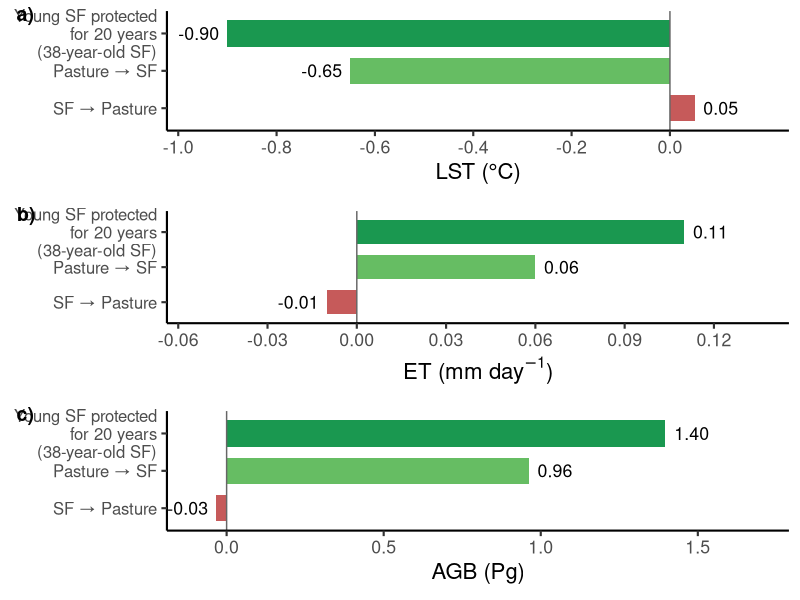
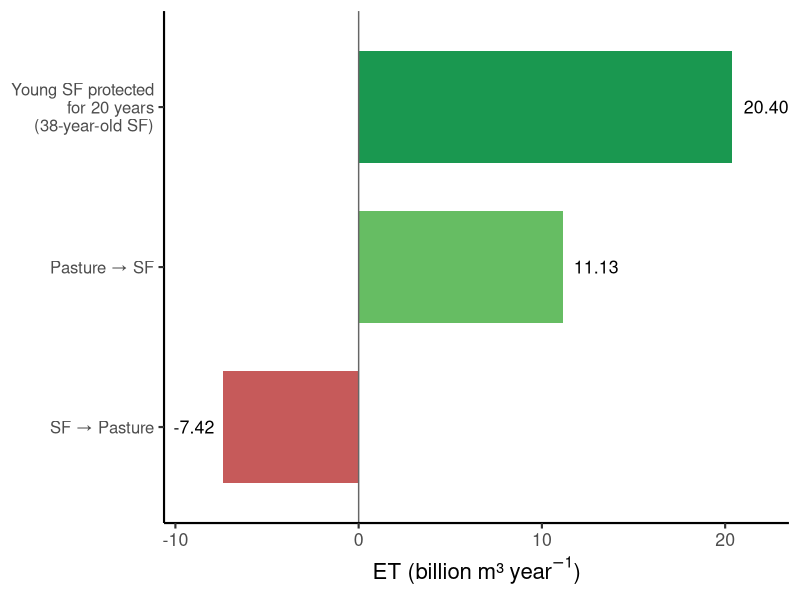
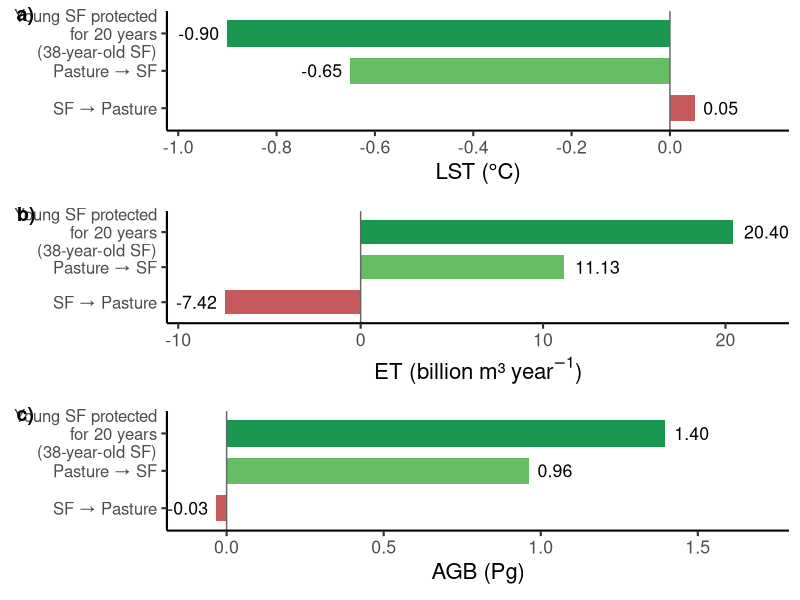

Reproduce these figures in R, in order.
#Elias Scenary Graphs
#Author: Fernando ELias
#Updated by Eduardo Q Marques 27-10-2026

### Figuras dos cenarios
library(tidyverse)
library(patchwork)
require(ggpubr)

df <- tibble(
  Scenario = factor(
    c(
      "SF → Pasture",
      "Pasture → SF",
      "Young SF protected\nfor 20 years\n(38-year-old SF)"
    ),
    levels = c(
      "SF → Pasture",
      "Pasture → SF",
      "Young SF protected\nfor 20 years\n(38-year-old SF)"
    )
  ),
  LST = c(
    0.05,
    -0.65,
    -0.90
  ),
  ETm3 = c(
    -7.42,
    11.13,
    20.4 
  ),
  ET = c(
    -0.01,
    0.06,
    0.11
  ),
  AGB = c(
    -0.03223,
    0.962,
    1.397
  )
)

#---------------------------------
# Colors
#---------------------------------

cols <- c(
  "SF → Pasture" = "#C65A5A",
  "Pasture → SF" = "#66BD63",
  "Young SF protected\nfor 20 years\n(38-year-old SF)" = "#1A9850"
)

#---------------------------------
# Panel A - LST
#---------------------------------

p1 <- ggplot(df, aes(x = Scenario,
                     y = LST,
                     fill = Scenario)) +
  
  geom_col(width = 0.7) +
  
  geom_hline(yintercept = 0,
             linewidth = 0.5,
             colour = "grey40") +
  
  geom_text(
    aes(label = sprintf("%.2f", LST)),
    hjust = ifelse(df$LST > 0, -0.25, 1.20),
    size = 4.5) +
  
  coord_flip() +
  
  scale_fill_manual(values = cols) +
  
  scale_y_continuous(
    limits = c(-1.0, 0.15),
    breaks = seq(-1.0, 0.1, by = 0.2),
    expand = expansion(mult = c(0.02, 0.08))) +
  
  labs(
    x = NULL,
    y = expression("LST (°C)")) +
  
  theme_classic(base_size = 16) +
  
  theme(
    legend.position = "none",
    axis.text.y = element_text(size = 12),
    axis.title.y = element_blank())

#---------------------------------
# Panel B - ET
#---------------------------------

p2 <- ggplot(df, aes(x = Scenario,
                     y = ET,
                     fill = Scenario)) +
  
  geom_col(width = 0.7) +
  
  geom_hline(yintercept = 0,
             linewidth = 0.5,
             colour = "grey40") +
  
  geom_text(aes(label = sprintf("%.2f", ET)),
            hjust = ifelse(df$ET > 0, -0.25, 1.20),
            size = 4.5) +
  
  coord_flip() +
  
  scale_fill_manual(values = cols) +
  
  scale_y_continuous(
    limits = c(-0.06, 0.13),
    breaks = seq(-0.06, 0.12, by = 0.03),
    expand = expansion(mult = c(0.02, 0.08))) +
  
  labs(
    x = NULL,
    y = expression("ET (mm day"^{-1}*")")) +
  
  theme_classic(base_size = 16) +
  
  theme(legend.position = "none",
        axis.text.y = element_text(size = 12),
        axis.title.y = element_blank())

#---------------------------------
# Panel C - ABG
#---------------------------------

p3 <- ggplot(df, aes(x = Scenario,
                     y = AGB,
                     fill = Scenario)) +
  
  geom_col(width = 0.7) +
  
  geom_hline(yintercept = 0,
             linewidth = 0.5,
             colour = "grey40") +
  
  geom_text(aes(label = sprintf("%.2f", AGB)),
            hjust = ifelse(df$AGB > 0, -0.25, 1.20),
            size = 4.5) +
  
  coord_flip() +
  
  scale_fill_manual(values = cols) +
  
  scale_y_continuous(limits = c(-0.1, 1.7),
                     #breaks = seq(-0.06, 0.12, by = 0.03),
                     #expand = expansion(mult = c(0.02, 0.08))
  ) +
  
  labs(
    x = NULL,
    y = expression("AGB (Pg)")) +
  
  theme_classic(base_size = 16) +
  
  theme(legend.position = "none",
        axis.text.y = element_text(size = 12),
        axis.title.y = element_blank())
#---------------------------------
# Combine panels
#---------------------------------
fig <- ggarrange(p1, p2, p3, 
                 ncol = 1,
                 nrow = 3,
                 labels = c('a)', 'b)', 'c)'),   
                 label.x = 0.01, 
                 align = c("v"),
                 common.legend = F); fig

#Version with Cubic metrics ----------------------------------------------------
#---------------------------------
# Panel B - ET
#---------------------------------

p2b <- ggplot(df, aes(x = Scenario,
                      y = ETm3,
                      fill = Scenario)) +
  
  geom_col(width = 0.7) +
  
  geom_hline(yintercept = 0,
             linewidth = 0.5,
             colour = "grey40") +
  
  geom_text(aes(label = sprintf("%.2f", ETm3)),
            hjust = ifelse(df$ET > 0, -0.25, 1.20),
            size = 4.5) +
  
  coord_flip() +
  
  scale_fill_manual(values = cols) +
  
  scale_y_continuous(
    limits = c(-10, 21),
    expand = expansion(mult = c(0.02, 0.08))) +
  
  labs(
    x = NULL,
    y = expression("ET (billion m³ year"^{-1}*")")) +
  
  theme_classic(base_size = 16) +
  
  theme(legend.position = "none",
        axis.text.y = element_text(size = 12),
        axis.title.y = element_blank()) ;p2b


fig2 <- ggarrange(p1, p2b, p3, 
                  ncol = 1,
                  nrow = 3,
                  labels = c('a)', 'b)', 'c)'),   
                  label.x = 0.01, 
                  align = c("v"),
                  common.legend = F); fig2
